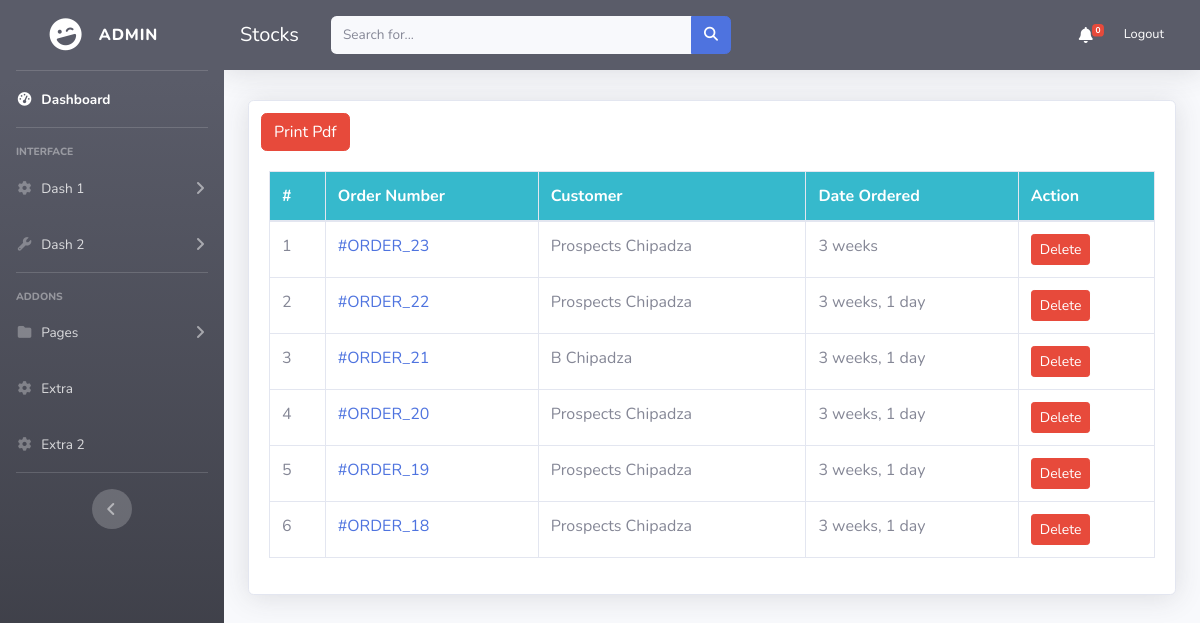
The app's page /admin_dash/ (signed in), older data.
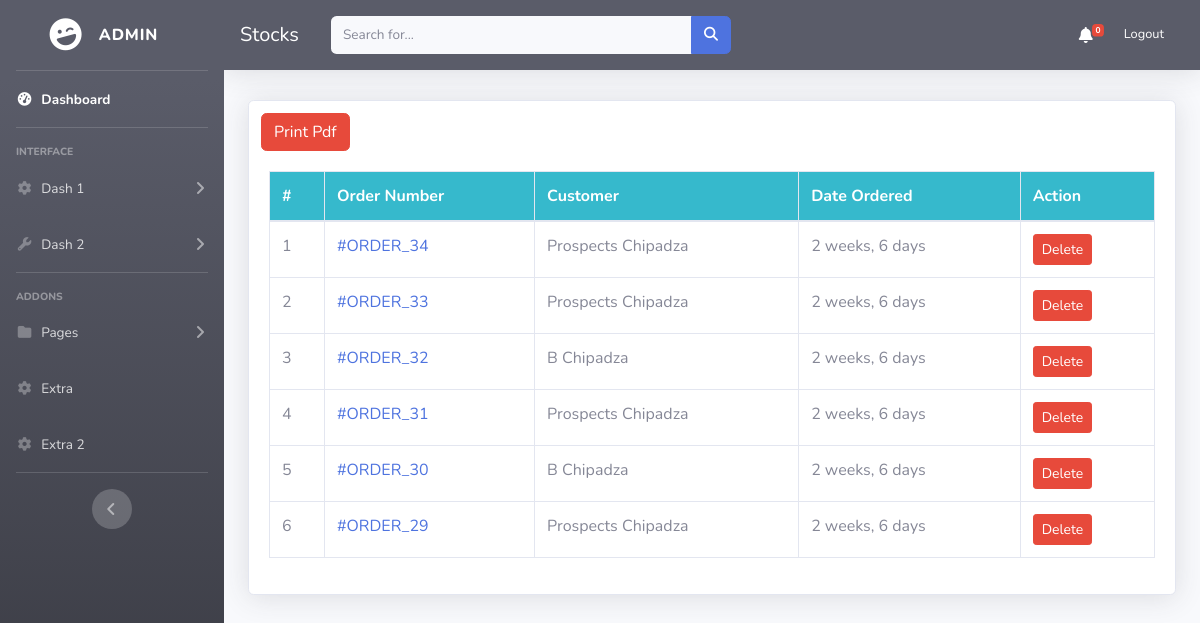
The same page, newer data.
### dashboard/models.py (models this page shows, shortened)
class Order(models.Model):
    user = models.ForeignKey(Customer, on_delete=models.CASCADE, null=True, blank=True)
    first_name =models.CharField(max_length=255,null=True,blank=True)
    last_name = models.CharField(max_length=255,blank=True, null=True)
    email = models.EmailField(max_length=255,null=True, blank=True)
    phone = models.CharField(max_length=255,blank=True, null=True)
    address = models.CharField(max_length=255,null=True,blank=True)
    paid_amount = models.DecimalField(null=True,blank=True,max_digits=50,decimal_places=2)
    created_at = models.DateTimeField(auto_now_add=True, null=True,blank=True)
    vendors = models.ManyToManyField(Vendor, related_name="orders", null=True, blank=True)
    payment_method = models.CharField(
        max_length=200, choices=METHOD, default="Cash On Delivery")
    order_status = models.CharField(max_length=50, choices=ORDER_STATUS, null=True,blank=True, default='Order Received')
    class Meta:
        ordering = ['-created_at']

### dashboard/views.py (the view)
# urls.py: path("admin_dash/", AdminOrders.as_view(), name="admin_dash"),
class AdminOrders(TemplateView):
    template_name= 'skeleton/admin_dash.html'
    def get_context_data(self, **kwargs):
        context = super().get_context_data(**kwargs)
        vendor = self.request.user.vendor
        context["orders"] = vendor.orders.all()
        return context

### dashboard/context_processors.py (called while the page is built)
def notifications(request):
    allnotifications = BroadcastNotification.objects.all()
    return {'notifications': allnotifications}

def cart(request):
    return {'cart': Cart(request)}

### templates/skeleton/admin_dash.html (shortened to what this page needs)
{% extends 'body/base.html' %}
{% block content %}
<div class="container-fluid">
    <div class="card shadow mb-4" style='margin-top:30px;'>
        <div class='col-md-2'>
            <a class='btn btn-danger' href='{% url 'pdf_file' %}'>Print Pdf</a>
        </div>
        <div class="card-body">
            <div class="table-responsive">
                <table class="table table-bordered" id="dataTable" width="100%" cellspacing="0">
                    <thead class='bg-info'>
                        <tr class="text-white">
                            <th scope="col">#</th>
                            <th scope="col">Order Number</th>
                            <th scope="col">Customer</th>
                            <th scope="col">Date Ordered</th>
                            <th scope="col">Action</th>
                        </tr>
                    </thead>
                    <tbody>
            {% if orders %}
            {% for order in orders %}
                    <tr>
                        <td>{{forloop.counter}}</td>
                        <td><a href="{% url 's_order_detail' order.id %}">#ORDER_{{order.id}}</a></td>
                        <td>{{order.first_name }} {{order.last_name}}</td>
                        <td>{{order.created_at|timesince }}</td>
                        <td>
                            <a class="btn btn-danger btn-sm" href="{% url 'delete-order' order.id %}">Delete</a>
                        </td>
                    </tr>
            {% endfor %}
            {% endif %}
                    </tbody>
                </table>
            </div>
        </div>
    </div>
</div>
{% endblock  %}

Row changes from the older to the newer data that the page shows:
removed Order: id "23", first_name "Prospects", last_name "Chipadza", created_at "3 weeks"
removed Order: id "22", first_name "Prospects", last_name "Chipadza", created_at "3 weeks, 1 day"
removed Order: id "21", first_name "B", last_name "Chipadza", created_at "3 weeks, 1 day"
removed Order: id "20", first_name "Prospects", last_name "Chipadza", created_at "3 weeks, 1 day"
removed Order: id "19", first_name "Prospects", last_name "Chipadza", created_at "3 weeks, 1 day"
removed Order: id "18", first_name "Prospects", last_name "Chipadza", created_at "3 weeks, 1 day"
added Order: id "34", first_name "Prospects", last_name "Chipadza", created_at "2 weeks, 6 days"
added Order: id "33", first_name "Prospects", last_name "Chipadza", created_at "2 weeks, 6 days"
added Order: id "32", first_name "B", last_name "Chipadza", created_at "2 weeks, 6 days"
added Order: id "31", first_name "Prospects", last_name "Chipadza", created_at "2 weeks, 6 days"
added Order: id "30", first_name "B", last_name "Chipadza", created_at "2 weeks, 6 days"
added Order: id "29", first_name "Prospects", last_name "Chipadza", created_at "2 weeks, 6 days"
